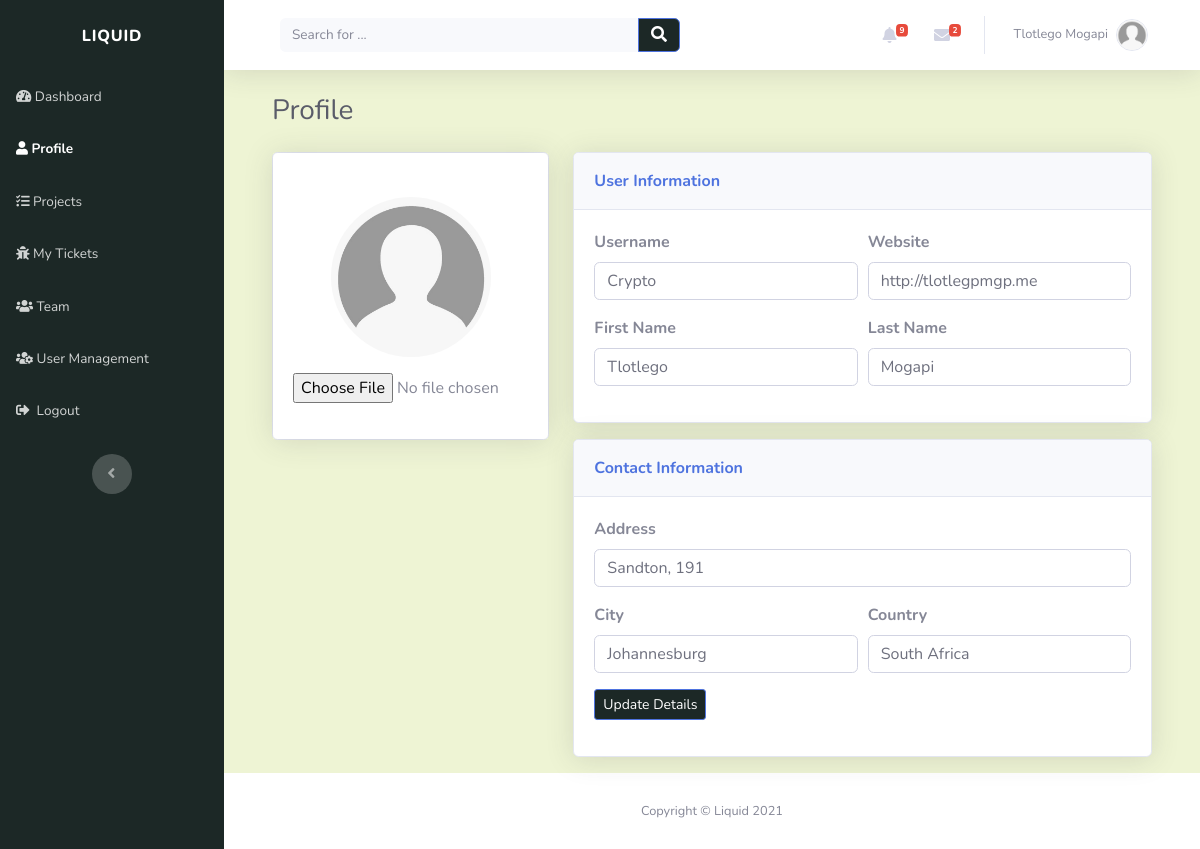
Page /account/profile/ (signed in) on the committed database.
### account/models.py (models this page shows, shortened)
class Profile(models.Model):
    user = models.OneToOneField(settings.AUTH_USER_MODEL, on_delete=models.CASCADE, unique=True)
    profile_picture = models.ImageField(default='profile_images/default.jpg', upload_to='profile_images', blank=True)
    website = models.URLField(blank=True)
    first_name = models.CharField(max_length=30, blank=True)
    last_name = models.CharField(max_length=30, blank=True)
    address = models.CharField(max_length=50, blank=True)
    city = models.CharField(max_length=50, blank=True)
    country = models.CharField(max_length=50, blank=True)
    slug = models.SlugField(unique=True, blank=True)

class Account(AbstractBaseUser):
    email = models.EmailField(verbose_name="email", max_length=30, unique=True)
    username = models.CharField(max_length=30, unique=True)
    date_created = models.DateTimeField(verbose_name="date created", auto_now_add=True)
    last_login = models.DateTimeField(verbose_name="last login", auto_now=True)
    is_admin = models.BooleanField(default=False)
    is_staff = models.BooleanField(default=True)
    is_active = models.BooleanField(default=True)
    is_super_user = models.BooleanField(default=False)
    USERNAME_FIELD = 'email'
    REQUIRED_FIELDS = ['username']
    objects = AccountManager()

### account/views.py (the view)
# urls.py: path('profile/', views.profile_view, name="user_profile"),
@login_required(login_url='login_page')
def profile_view(request):
    context = {}
    user = request.user
    if request.method == "POST":
        form = UserProfileForm(request.POST, request.FILES)
        if form.is_valid():
            profile = get_object_or_404(Profile, user=user)
            if request.FILES.get('profile_picture', None) is not None:
                image = request.FILES['profile_picture']
                profile.profile_picture = image
            profile.first_name = form.cleaned_data["first_name"]
            profile.last_name = form.cleaned_data["last_name"]
            profile.website = form.cleaned_data["website"]
            profile.address = form.cleaned_data["address"]
            profile.city = form.cleaned_data["city"]
            profile.country = form.cleaned_data["country"]
            profile.save()
            user.username = form.cleaned_data["username"]
            user.save()
            return redirect('user_profile')
    else:
        profile = get_object_or_404(Profile, user=user)
        form = UserProfileForm(initial={'username': user.username, 'website': profile.website, 'first_name': profile.first_name,
                                        'last_name': profile.last_name, 'address': profile.address, 'city': profile.city, 'country': profile.country})
        context['user'] = user
        if profile:
            context['form'] = form
    return render(request, "account/profile.html", context)

### account/forms.py
class UserProfileForm(forms.Form):
    profile_picture = forms.ImageField(widget=forms.FileInput(attrs={'style': "border-color: rgb(28, 40, 38)"}), required=False)
    username = forms.CharField(max_length=30, widget=forms.TextInput(attrs={'class': profile_form, 'name': "username"}), required=False)
    first_name = forms.CharField(max_length=30, widget=forms.TextInput(attrs={'class': profile_form, 'name': "first_name"}), required=False)
    last_name = forms.CharField(max_length=30, widget=forms.TextInput(attrs={'class': profile_form, 'name': "last_name"}), required=False)
    website = forms.URLField(max_length=30, widget=forms.URLInput(attrs={'class': profile_form, 'name': "website"}), required=False)
    address = forms.CharField(max_length=30, widget=forms.TextInput(attrs={'class': profile_form, 'name': "address"}), required=False)
    city = forms.CharField(max_length=30, widget=forms.TextInput(attrs={'class': profile_form, 'name': "city"}), required=False)
    country = forms.CharField(max_length=30, widget=forms.TextInput(attrs={'class': profile_form, 'name': "country"}), required=False)

### index/custom_processors.py (called while the page is built)
def profile_processor(request):
    if request.user.is_authenticated:
        user = request.user
        user_profile = get_object_or_404(Profile, user=user)
        user_messages = DirectMessage.objects.filter(receiver=user_profile).order_by('-created_on')[:5]
        user_alerts = Alert.objects.filter(user=user_profile).order_by('-created_on')[:5]
        return {'profile': user_profile, 'direct_messages': user_messages, 'alerts': user_alerts}
    else:
        return{}

### account/templates/account/profile.html (shortened to what this page needs)
{% extends "index/header.html" %} {% block title%} {{profile.first_name}} {{profile.last_name}} {% endblock %} {% block content %}
<div class="container-fluid">
	<h3 class="text-dark mb-4">Profile</h3>
	<form method="POST" action="{% url 'user_profile' %}" enctype="multipart/form-data">
		<div class="row mb-3">
			<div class="col-lg-4">
				<div class="card mb-3">
					<div class="card-body text-center shadow">
						<img
							class="rounded-circle mb-3 mt-4"
							src="{{profile.profile_picture.url}}"
							width="160"
							height="160"
							alt="user profile"
						/>
						<div class="mb-3">
							{{ form.profile_picture }}
						</div>
					</div>
				</div>
			</div>
			<div class="col-lg-8">
				<div class="row">
					<div class="col">
						<div class="card shadow mb-3">
							<div class="card-header py-3">
								<p class="text-primary m-0 font-weight-bold" style="color: rgb(28, 40, 38)">
									User Information
								</p>
							</div>
							<div class="card-body">
									<div class="form-row">
										<div class="col">
											<div class="form-group">
												<label for="username"><strong>Username</strong></label
												>{{ form.username }}
											</div>
										</div>
										<div class="col">
											<div class="form-group">
												<label for="email"><strong>Website</strong></label
												>{{ form.website }}
											</div>
										</div>
									</div>
									<div class="form-row">
										<div class="col">
											<div class="form-group">
												<label for="first_name"><strong>First Name</strong></label
												>{{ form.first_name }}
											</div>
										</div>
										<div class="col">
											<div class="form-group">
												<label for="last_name"><strong>Last Name</strong></label
												>{{ form.last_name }}
											</div>
										</div>
									</div>
								</div>
							</div>
							<div class="card shadow">
								<div class="card-header py-3">
									<p class="text-primary m-0 font-weight-bold" style="color: rgb(28, 40, 38)">
										Contact Information
									</p>
								</div>
								<div class="card-body">
									<div class="form-group">
										<label for="address"><strong>Address</strong></label
										>{{ form.address }}
									</div>
									<div class="form-row">
										<div class="col">
											<div class="form-group">
												<label for="city"><strong>City</strong></label
												>{{ form.city }}
											</div>
										</div>
										<div class="col">
											<div class="form-group">
												<label for="country"><strong>Country</strong></label
												>{{ form.country }}
											</div>
										</div>
									</div>
									<div class="form-group">
										<button
											class="btn btn-primary btn-sm"
											type="submit"
											style="background: rgb(28, 40, 38)"
										>
											Update&nbsp;Details
										</button>
									</div>
								</div>
							</div>
						</form>
					</div>
				</div>
			</div>
		</div>
</div>
{% endblock %}

### index/templates/index/snippets/navbar.html (shortened to what this page needs)
<nav
	class="navbar navbar-light navbar-expand bg-white shadow mb-4 topbar static-top"
	style="background: rgb(238, 244, 212)"
>
	<div class="container-fluid">
		<div class="container-fluid">
			<form
				method="GET"
				action="{% url 'index_page' %}"
				target="_self"
				class="form-inline d-none d-sm-inline-block mr-auto ml-md-3 my-2 my-md-0 mw-100 navbar-search"
			>
				<div class="input-group">
					<input
						class="bg-light form-control border-0 small"
						type="search"
						placeholder="Search for ..."
						value="{{query}}"
						name="q"
					/>
					<div class="input-group-append">
						<button class="btn btn-primary py-0" type="submit" style="background: rgb(28, 40, 38)">
							<em class="fas fa-search"></em>
						</button>
					</div>
				</div>
			</form>
			<ul class="nav navbar-nav flex-nowrap ml-auto">
				<li class="nav-item dropdown no-arrow mx-1">
					<div class="nav-item dropdown no-arrow">
						<a class="dropdown-toggle nav-link" data-toggle="dropdown" aria-expanded="false" href="#"
							>{% if alerts %}<span class="badge badge-danger badge-counter"
								>{{profile.alert_set.all.count}}</span
							>
							{%endif%}<em class="fas fa-bell fa-fw"></em
						></a>
					</div>
				</li>
				<li class="nav-item dropdown no-arrow mx-1">
					<div class="nav-item dropdown no-arrow">
						<a class="dropdown-toggle nav-link" data-toggle="dropdown" aria-expanded="false" href="#"
							><em class="fas fa-envelope fa-fw"></em>{% if direct_messages %}<span
								class="badge badge-danger badge-counter"
								>{{profile.direct_messages.all.count}}</span
							>{%endif%}</a
						>
					</div>
				</li>
				<li class="nav-item dropdown no-arrow">
					<div class="nav-item dropdown no-arrow">
						<a class="dropdown-toggle nav-link" data-toggle="dropdown" aria-expanded="false" href="#"
							><span class="d-none d-lg-inline mr-2 text-gray-600 small">
								{% if profile.first_name and profile.last_name %} {{profile.first_name}}
								{{profile.last_name}} {% else %} {{user}} {%endif%}
							</span>
							<img
								class="border rounded-circle img-profile"
								src="{{profile.profile_picture.url}}"
								alt="user image"
							/>
						</a>
					</div>
				</li>
			</ul>
		</div>
	</div>
</nav>

### rows in the picture
Profile: alert_set.all.count "9", direct_messages.all.count "2", first_name "Tlotlego", last_name "Mogapi", profile_picture (placeholder picture), website "http://tlotlegpmgp.me", address "Sandton, 191", city "Johannesburg", country "South Africa"
Account: username "Crypto"
